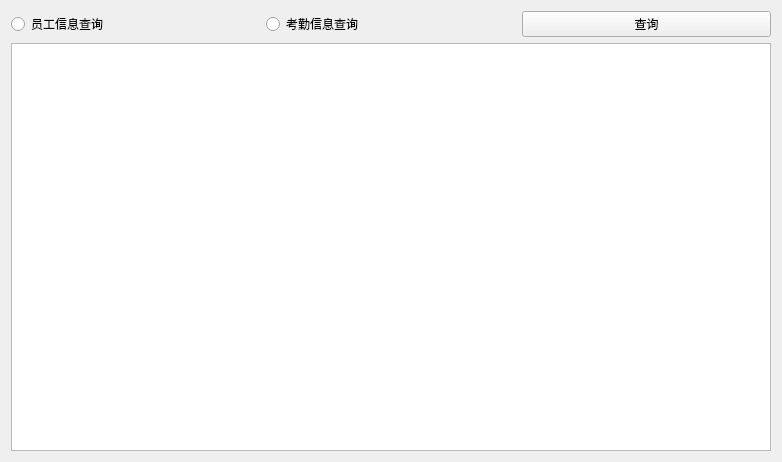
<?xml version="1.0" encoding="UTF-8"?>
<ui version="4.0">
 <class>QueryWindow</class>
 <widget class="QWidget" name="QueryWindow">
  <property name="geometry">
   <rect>
    <x>0</x>
    <y>0</y>
    <width>782</width>
    <height>462</height>
   </rect>
  </property>
  <property name="windowTitle">
   <string>Form</string>
  </property>
  <layout class="QVBoxLayout" name="verticalLayout">
   <item>
    <layout class="QHBoxLayout" name="horizontalLayout">
     <item>
      <widget class="QRadioButton" name="empRb">
       <property name="text">
        <string>员工信息查询</string>
       </property>
      </widget>
     </item>
     <item>
      <widget class="QRadioButton" name="attRb">
       <property name="text">
        <string>考勤信息查询</string>
       </property>
      </widget>
     </item>
     <item>
      <widget class="QPushButton" name="queryBtn">
       <property name="text">
        <string>查询</string>
       </property>
      </widget>
     </item>
    </layout>
   </item>
   <item>
    <widget class="QTableView" name="tableView"/>
   </item>
  </layout>
 </widget>
 <resources/>
 <connections/>
</ui>
